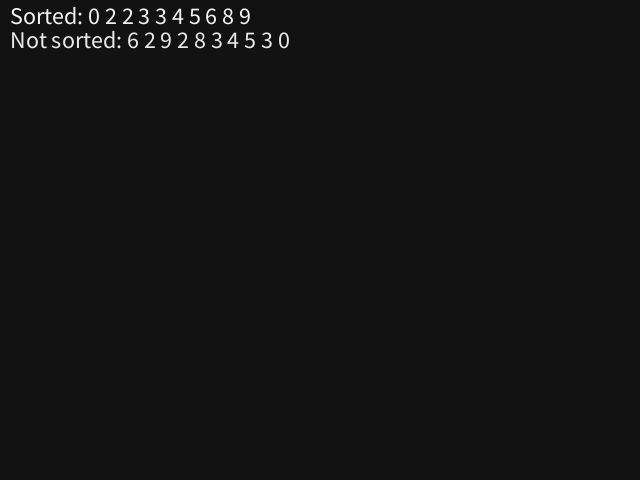
Frame 1 (no input)
Frame 60 (the mouse pressed at the canvas centre just before this capture): identical to frame 1, image omitted
Frame 120 (the mouse held since frame 60 and released just before this capture): identical to frame 1, image omitted

The Processing sketch that drew this single still picture (run headless with seeded random() and noise(); from frame 60 on, the mouse is pressed at the canvas centre):

// Processing sketch: Algorithms
// ── Algorithms.pde
BubbleSort bubbleSort;

String[] lines;

void setup() {
  size(640, 480);
  textSize(24);
  lines = new String[height / 24];
  bubbleSort = new BubbleSort(10);
  PrintText("Not sorted: " + bubbleSort.GetArray());
  bubbleSort.Sort();
  PrintText("Sorted: " + bubbleSort.GetArray());
}

void draw() {
  background(18);
  for (int i = 0; i < lines.length; i++) {
    if (lines[i] != null && lines[i] != "") {
      color c = color(255, 255, 255, 255 - (i + 1) * 12);
      fill(c);
      text(lines[i], 10, (i + 1) * 24);
    }
  }
}

void PrintText(String line) {
  for (int i = lines.length - 1; i > 0; i--) {
    if (lines[i - 1] != "") {
      lines[i] = lines[i - 1];
      lines[i - 1] = "";
    }
  }
  lines[0] = line;
}
// ── BubbleSort.pde

class BubbleSort {
  public int[] array;
  BubbleSort(int size) {
    array = new int[size];
    for (int i = 0; i < size; i++) {
      array[i] = (int)random(0, 10); 
    }
  }
  void Sort() {
    for (int i = 0; i < array.length; i++) {
       boolean sorted = true;
       for (int j = 0; j < array.length - 1 - i; j++) {
         if (array[j] > array[j+1]) {
            sorted = false;
            int temp = array[j];
            array[j] = array[j+1];
            array[j+1] = temp;
         }
       }
       if (sorted == true) {
         break; 
       }
    }
  }
  String GetArray() {
     String line = "";
     for (int i = 0; i < array.length; i++) {
       line += array[i] + " "; 
     }
     return line;
  }
  
}
